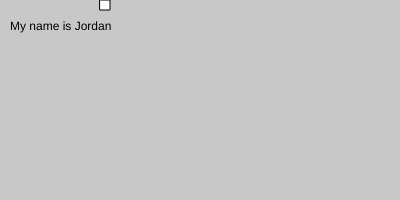
Frame 1 (no input)
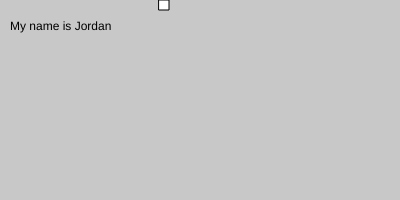
Frame 60 (no input)
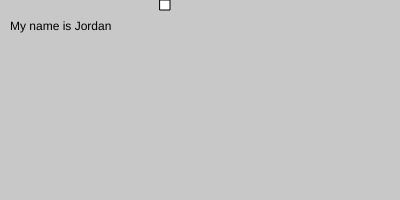
Frame 120 (the mouse pressed at the canvas centre since frame 60)

The p5.js sketch that drew these frames (run headless with seeded random() and noise() and a simulated clock; from frame 60 on, the mouse is pressed at the canvas centre):

// p5.js sketch
// ── sketch.js
var moving = true
var name = 'Jordan'
var position = 100
let pressed = "pressed the button"
//Creates html5 Canvas to draw on//
function setup() {
    //determines dimensions on html5 canvas//
    createCanvas(400, 200)
}
//Determines movement of small box on canvas//

function draw() {
    //background color//
    background(200)
    //position/movement of small square//
    rect(position, 00, 10, 10)
    //if value is true//
    if (moving) {
        console.log(position, "hellowthrerer")
        position = position + 1
    }

    // console.log(' The position is ' + position)
    text('My name is ' + name, 10, 30)
    // console.log('The box is '+ moving)
}
function mousePressed() {
    moving = !moving
    // console.log("I CLICKED JUST FINE")
    
}
